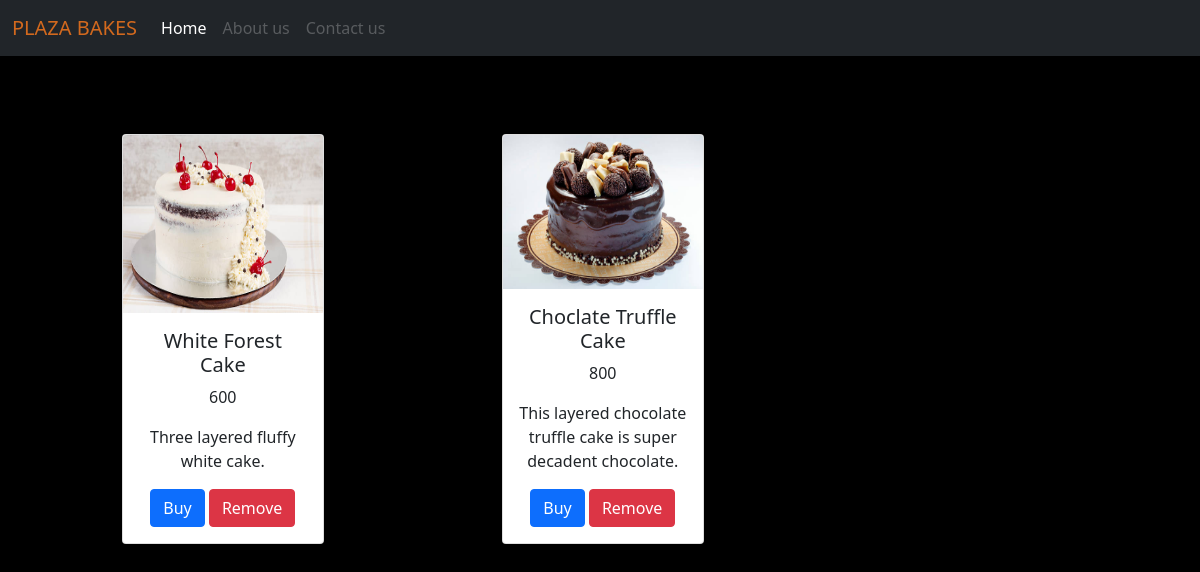
The page /plazaapp/cartdisplay/ (signed in) on the database its author committed.
### plazaapp/models.py (models this page shows)
class cart(models.Model):
    user_id = models.IntegerField()
    productname = models.CharField(max_length=30)
    price = models.IntegerField()
    discription = models.CharField(max_length=100)
    image = models.FileField()

### plazaapp/views.py (the view)
# urls.py: path('cartdisplay/', cartdisplay),
def cartdisplay(request):
    u_id = request.session['uid']
    a = cart.objects.all()
    imagepd = []
    name = []
    pr = []
    des = []
    id = []
    user_id = []
    for i in a:
        id1 = i.id
        id.append(id1)
        im = i.image
        imagepd.append(str(im).split('/')[-1])
        nm = i.productname
        name.append(nm)
        prs = i.price
        pr.append(prs)
        dcrn = i.discription
        des.append(dcrn)
        us_id = i.user_id
        user_id.append(us_id)
    mylist = zip(imagepd, name, pr, des,id,user_id )
    return render(request, 'cart.html', {'mylist': mylist, 'u_id': u_id})

### plazaapp/templates/cart.html (shortened to what this page needs)
<!DOCTYPE html>
<html lang="en">
<head>
    <link href="https://cdn.jsdelivr.net/npm/bootstrap@5.0.2/dist/css/bootstrap.min.css" rel="stylesheet">
</head>
<body style="background-color: black;">
<nav class="navbar navbar-expand-lg navbar-dark bg-dark">
  <div class="container-fluid">
    <a class="navbar-brand" href="#" id="plaza">PLAZA BAKES</a>
    <div class="collapse navbar-collapse" id="navbarNavAltMarkup">
      <div class="navbar-nav">
        <a class="nav-link active" aria-current="page" href="http://127.0.0.1:8000/plazaapp/userprof/">Home</a>
        <a class="nav-link disabled" href="#" tabindex="-1" aria-disabled="true">About us</a>
        <a class="nav-link disabled" href="#" tabindex="-1" aria-disabled="true">Contact us</a>
      </div>
    </div>
  </div>
</nav>
<div class="container mt-5">
    <div class="row">
        {% for i,j,k,l,m,n in mylist %}
        {% if n == u_id %}
          <div class="col-sm-12 col-lg-4 d-flex justify-content-centre text-center text-center pb-4">
              <div class="card" style="width: 12.6rem;height: 410px; margin-left:80px; margin-top:30px">
                  <img src="/static/{{i}}" style="width:200px; height:210px;  " class="card-img-top" alt="...">
                  <div class="card-body">
                    <h5 class="card-title">{{j}}</h5>
                    <p class="card-text">{{k}}</p>
                      <p class="card-text">{{l}}</p>
                    <a href="http://127.0.0.1:8000/plazaapp/cartbuy/{{m}}" class="btn btn-primary">Buy</a>
                      <a href="http://127.0.0.1:8000/plazaapp/removecart/{{m}}" class="btn btn-danger">Remove</a>
                  </div>
              </div>
          </div>
        {% endif %}
        {% endfor %}
    </div>
</div>
</body>
</html>

### plazaapp/templates/cart.html (style rules this page uses)
#plaza { color: chocolate; }

### rows shown on the page
cart: mylist "White Forest Cake", mylist "Three layered fluffy white cake."
cart: mylist "Choclate Truffle Cake", mylist "This layered chocolate truffle cake is super decadent chocolate."

### other values the page prints
{{ k }} "600" "800"
